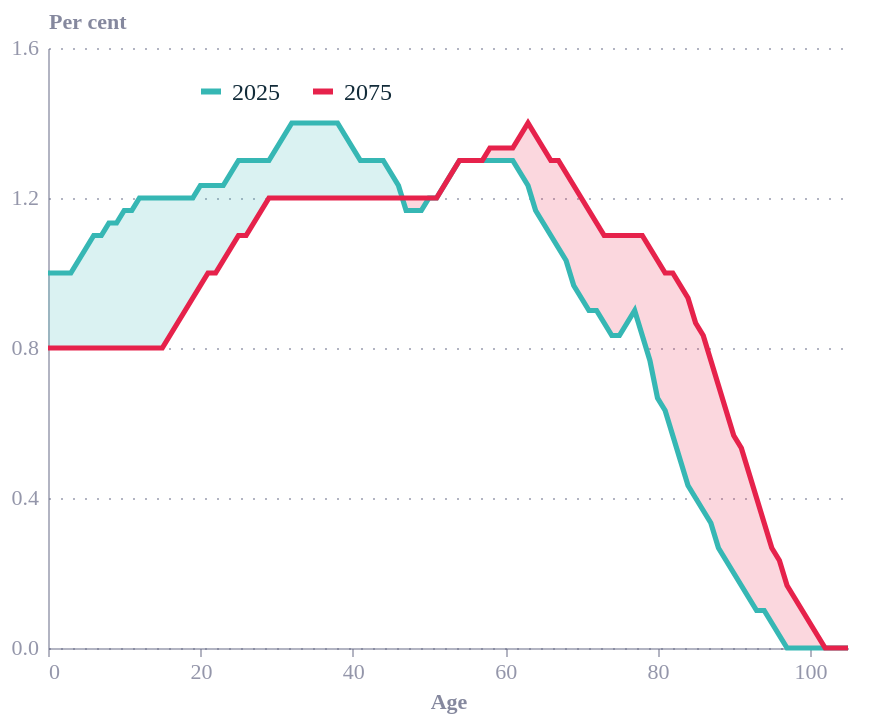

Notebook code cell kept with this figure:
### Code cell
import pandas as pd
import numpy as np
import altair as alt
from ecostyles import EcoStyles

styles = EcoStyles(); styles.register_and_enable_theme()

C_2025, C_2075 = "#36B7B4", "#E6224B"

s2025 = [1.0,1.0,1.0,1.0,1.0,1.1,1.1,1.1,1.1,1.2, 1.1,1.2,1.2,1.2,1.2,1.2,1.2,1.2,1.2,1.2,
         1.2,1.3,1.2,1.2,1.3,1.3,1.3,1.3,1.3,1.3, 1.3,1.4,1.4,1.4,1.4,1.4,1.4,1.4,1.4,1.4,
         1.3,1.3,1.3,1.3,1.3,1.3,1.2,1.2,1.1,1.2, 1.2,1.2,1.2,1.3,1.3,1.3,1.3,1.3,1.3,1.3,
         1.3,1.3,1.3,1.2,1.2,1.1,1.1,1.1,1.0,1.0, 0.9,0.9,0.9,0.9,0.8,0.8,0.9,0.9,0.9,0.7,
         0.7,0.6,0.6,0.5,0.4,0.4,0.4,0.3,0.3,0.2, 0.2,0.2,0.1,0.1,0.1,0.1,0.0,0.0,0.0,0.0,
         0.0,0.0,0.0,0.0,0.0,0.0]
s2075 = [0.8,0.8,0.8,0.8,0.8,0.8,0.8,0.8,0.8,0.8, 0.8,0.8,0.8,0.8,0.8,0.8,0.8,0.9,0.9,0.9,
         1.0,1.0,1.0,1.0,1.1,1.1,1.1,1.1,1.2,1.2, 1.2,1.2,1.2,1.2,1.2,1.2,1.2,1.2,1.2,1.2,
         1.2,1.2,1.2,1.2,1.2,1.2,1.2,1.2,1.2,1.2, 1.2,1.2,1.2,1.3,1.3,1.3,1.3,1.3,1.3,1.4,
         1.3,1.3,1.4,1.4,1.4,1.3,1.3,1.3,1.3,1.2, 1.2,1.2,1.1,1.1,1.1,1.1,1.1,1.1,1.1,1.1,
         1.0,1.0,1.0,1.0,0.9,0.9,0.8,0.8,0.7,0.6, 0.6,0.5,0.5,0.4,0.3,0.3,0.2,0.2,0.1,0.1,
         0.1,0.0,0.0,0.0,0.0,0.0]

df = pd.DataFrame({"age": range(len(s2025)), "y2025": s2025, "y2075": s2075})
df["y2025"] = pd.Series(s2025).rolling(3, center=True, min_periods=1).mean()
df["y2075"] = pd.Series(s2075).rolling(3, center=True, min_periods=1).mean()
df["lo"] = np.minimum(df["y2025"], df["y2075"])
df["hi"] = np.maximum(df["y2025"], df["y2075"])
df["state"] = np.where(df["y2075"] >= df["y2025"], "More by 2075", "Fewer by 2075")

long = df.melt(id_vars="age", value_vars=["y2025", "y2075"],
               var_name="year", value_name="share")
long["year"] = long["year"].str.replace("y", "")

band = alt.Chart(df).mark_area(opacity=0.18).encode(
    x=alt.X("age:Q", scale=alt.Scale(domain=[0, 105], nice=False)),
    y=alt.Y("lo:Q", scale=alt.Scale(domain=[0, 1.6], nice=False)),
    y2="hi:Q",
    color=alt.Color("state:N",
        scale=alt.Scale(domain=["Fewer by 2075", "More by 2075"], range=[C_2025, C_2075]),
        legend=None))

lines = alt.Chart(long).mark_line(strokeWidth=2.6).encode(
    x=alt.X("age:Q", title="Age", scale=alt.Scale(domain=[0, 105], nice=False),
            axis=alt.Axis(values=list(range(0, 101, 10)), grid=False)),
    y=alt.Y("share:Q", title="Per cent",
            scale=alt.Scale(domain=[0, 1.6], nice=False),
            axis=alt.Axis(values=[x/10 for x in range(0, 17, 2)], format=".1f",
                          titleAngle=0, titleAlign="left", titleX=0, titleY=-8)),
    color=alt.Color("year:N",
        scale=alt.Scale(domain=["2025", "2075"], range=[C_2025, C_2075]),
        legend=alt.Legend(orient="none", legendX=75, legendY=15, direction="horizontal",
                          title=None, labelFontSize=12,
                          symbolType="stroke", symbolStrokeWidth=3)))

caption = alt.Title(
    text="Source: ONS, OBR",
    subtitle=[
        "Population share by single year of age, %. UK, 2025 vs 2075 projection.",
        "Teal = fewer people at that age by 2075 (younger ages); red = more (older ages).",
    ],
    orient="bottom", anchor="start",
    fontSize=11, subtitleFontSize=10,
    color="#676A86", subtitleColor="#676A86", dy=12)

chart = (
    (band + lines)
    .resolve_scale(color="independent")
    .properties(width=400, height=300)
    .configure(background="white", font="Circular Std")
    .configure_view(fill="transparent", stroke="transparent"))

styles.save(chart, path=".", name="2075_population", svg=True)
chart.save("2075_population.png", scale_factor=2.0)
chart

### Figure 1 — Vega-Lite specification as saved in the notebook (floating-point values rounded to 4 significant figures; data arrays with more than 128 entries replaced by an {"elided": "..."} marker saying what was removed)
{"config": {"font": "Circular Std", "text": {"color": "#676A86", "align": "left", "baseline": "middle", "dx": 7, "dy": 0, "fontSize": 11}, "view": {"stroke": "transparent", "continuousWidth": 400, "continuousHeight": 300, "discreteWidth": 400, "discreteHeight": 300, "fill": "transparent"}, "range": {"category": ["#36B7B4", "#E6224B", "#F4C245", "#0063AF", "#00A767", "#179FDB", "#EB5C2E"], "diverging": ["#E6224B", "#E54753", "#C9C9C9", "#179FDB", "#122B39"], "heatmap": ["#C9C9C9", "#179FDB", "#0063AF", "#122B39"], "ordinal": ["#00A767", "#36B7B4", "#179FDB", "#0063AF", "#243B5A"]}, "bar": {"color": "#179fdb"}, "line": {"color": "#e6224b"}, "rule": {"color": "#676A86"}, "area": {"opacity": 0.3}, "point": {"filled": true, "size": 80, "color": "#e6224b", "opacity": 0.95}, "geoshape": {"stroke": "white", "strokeWidth": 0.3}, "rect": {"fill": "#d6d4d4", "opacity": 0.3}, "axis": {"labelColor": "#676A86", "labelFontSize": 11, "labelFont": "Circular Std", "labelOpacity": 0.7, "tickColor": "#676A86", "tickOpacity": 0.5, "domainColor": "#676A86", "domainOpacity": 0.5, "gridColor": "#676A86", "gridDash": [2, 2], "gridOpacity": 0.5, "title": null, "titleColor": "#676A86", "titleOpacity": 0.8, "tickSize": 4}, "axisXDiscrete": {"grid": false, "labelAngle": 0, "tickCount": 10, "tickOpacity": 0.5, "title": null}, "axisYDiscrete": {"ticks": false, "labelPadding": 5}, "axisXTemporal": {"grid": false, "ticks": true}, "axisXQuantitative": {"grid": true}, "axisYQuantitative": {"gridColor": "#676A86", "gridDash": [1, 5], "gridOpacity": 0.5, "ticks": false, "labelPadding": 5, "tickCount": 8, "titleAngle": 0, "titleAlign": "left", "titleBaseline": "bottom", "titleX": 0, "titleY": -5}, "title": {"color": "#676A86E6", "subtitleColor": "#676A86", "font": "Circular Std", "subtitleFont": "Circular Std", "anchor": "start", "fontSize": 14, "subtitleFontSize": 12, "subtitlePadding": 4, "offset": 0, "frame": "group"}, "legend": {"titleColor": "#122b39", "title": null, "labelColor": "#122b39", "labelFontSize": 11}, "background": "white"}, "layer": [{"data": {"name": "data-826e5e142a88b86ac76f11edf99aa8e3"}, "mark": {"type": "area", "opacity": 0.18}, "encoding": {"color": {"field": "state", "legend": null, "scale": {"domain": ["Fewer by 2075", "More by 2075"], "range": ["#36B7B4", "#E6224B"]}, "type": "nominal"}, "x": {"field": "age", "scale": {"domain": [0, 105], "nice": false}, "type": "quantitative"}, "y": {"field": "lo", "scale": {"domain": [0, 1.6], "nice": false}, "type": "quantitative"}, "y2": {"field": "hi"}}}, {"data": {"name": "data-f1309a726cb00806025843324fefdb64"}, "mark": {"type": "line", "strokeWidth": 2.6}, "encoding": {"color": {"field": "year", "legend": {"direction": "horizontal", "labelFontSize": 12, "legendX": 75, "legendY": 15, "orient": "none", "symbolStrokeWidth": 3, "symbolType": "stroke", "title": null}, "scale": {"domain": ["2025", "2075"], "range": ["#36B7B4", "#E6224B"]}, "type": "nominal"}, "x": {"axis": {"grid": false, "values": [0, 10, 20, 30, 40, 50, 60, 70, 80, 90, 100]}, "field": "age", "scale": {"domain": [0, 105], "nice": false}, "title": "Age", "type": "quantitative"}, "y": {"axis": {"format": ".1f", "titleAlign": "left", "titleAngle": 0, "titleX": 0, "titleY": -8, "values": [0.0, 0.2, 0.4, 0.6, 0.8, 1.0, 1.2, 1.4, 1.6]}, "field": "share", "scale": {"domain": [0, 1.6], "nice": false}, "title": "Per cent", "type": "quantitative"}}}], "height": 300, "resolve": {"scale": {"color": "independent"}}, "width": 400, "$schema": "https://vega.github.io/schema/vega-lite/v6.4.1.json", "datasets": {"data-826e5e142a88b86ac76f11edf99aa8e3": [{"age": 0, "y2025": 1.0, "y2075": 0.8, "lo": 0.8, "hi": 1.0, "state": "Fewer by 2075"}, {"age": 1, "y2025": 1.0, "y2075": 0.8, "lo": 0.8, "hi": 1.0, "state": "Fewer by 2075"}, {"age": 2, "y2025": 1.0, "y2075": 0.8, "lo": 0.8, "hi": 1.0, "state": "Fewer by 2075"}, {"age": 3, "y2025": 1.0, "y2075": 0.8, "lo": 0.8, "hi": 1.0, "state": "Fewer by 2075"}, {"age": 4, "y2025": 1.033, "y2075": 0.8, "lo": 0.8, "hi": 1.033, "state": "Fewer by 2075"}, {"age": 5, "y2025": 1.067, "y2075": 0.8, "lo": 0.8, "hi": 1.067, "state": "Fewer by 2075"}, {"age": 6, "y2025": 1.1, "y2075": 0.8, "lo": 0.8, "hi": 1.1, "state": "Fewer by 2075"}, {"age": 7, "y2025": 1.1, "y2075": 0.8, "lo": 0.8, "hi": 1.1, "state": "Fewer by 2075"}, {"age": 8, "y2025": 1.133, "y2075": 0.8, "lo": 0.8, "hi": 1.133, "state": "Fewer by 2075"}, {"age": 9, "y2025": 1.133, "y2075": 0.8, "lo": 0.8, "hi": 1.133, "state": "Fewer by 2075"}, {"age": 10, "y2025": 1.167, "y2075": 0.8, "lo": 0.8, "hi": 1.167, "state": "Fewer by 2075"}, {"age": 11, "y2025": 1.167, "y2075": 0.8, "lo": 0.8, "hi": 1.167, "state": "Fewer by 2075"}, {"age": 12, "y2025": 1.2, "y2075": 0.8, "lo": 0.8, "hi": 1.2, "state": "Fewer by 2075"}, {"age": 13, "y2025": 1.2, "y2075": 0.8, "lo": 0.8, "hi": 1.2, "state": "Fewer by 2075"}, {"age": 14, "y2025": 1.2, "y2075": 0.8, "lo": 0.8, "hi": 1.2, "state": "Fewer by 2075"}, {"age": 15, "y2025": 1.2, "y2075": 0.8, "lo": 0.8, "hi": 1.2, "state": "Fewer by 2075"}, {"age": 16, "y2025": 1.2, "y2075": 0.8333, "lo": 0.8333, "hi": 1.2, "state": "Fewer by 2075"}, {"age": 17, "y2025": 1.2, "y2075": 0.8667, "lo": 0.8667, "hi": 1.2, "state": "Fewer by 2075"}, {"age": 18, "y2025": 1.2, "y2075": 0.9, "lo": 0.9, "hi": 1.2, "state": "Fewer by 2075"}, {"age": 19, "y2025": 1.2, "y2075": 0.9333, "lo": 0.9333, "hi": 1.2, "state": "Fewer by 2075"}, {"age": 20, "y2025": 1.233, "y2075": 0.9667, "lo": 0.9667, "hi": 1.233, "state": "Fewer by 2075"}, {"age": 21, "y2025": 1.233, "y2075": 1.0, "lo": 1.0, "hi": 1.233, "state": "Fewer by 2075"}, {"age": 22, "y2025": 1.233, "y2075": 1.0, "lo": 1.0, "hi": 1.233, "state": "Fewer by 2075"}, {"age": 23, "y2025": 1.233, "y2075": 1.033, "lo": 1.033, "hi": 1.233, "state": "Fewer by 2075"}, {"age": 24, "y2025": 1.267, "y2075": 1.067, "lo": 1.067, "hi": 1.267, "state": "Fewer by 2075"}, {"age": 25, "y2025": 1.3, "y2075": 1.1, "lo": 1.1, "hi": 1.3, "state": "Fewer by 2075"}, {"age": 26, "y2025": 1.3, "y2075": 1.1, "lo": 1.1, "hi": 1.3, "state": "Fewer by 2075"}, {"age": 27, "y2025": 1.3, "y2075": 1.133, "lo": 1.133, "hi": 1.3, "state": "Fewer by 2075"}, {"age": 28, "y2025": 1.3, "y2075": 1.167, "lo": 1.167, "hi": 1.3, "state": "Fewer by 2075"}, {"age": 29, "y2025": 1.3, "y2075": 1.2, "lo": 1.2, "hi": 1.3, "state": "Fewer by 2075"}, {"age": 30, "y2025": 1.333, "y2075": 1.2, "lo": 1.2, "hi": 1.333, "state": "Fewer by 2075"}, {"age": 31, "y2025": 1.367, "y2075": 1.2, "lo": 1.2, "hi": 1.367, "state": "Fewer by 2075"}, {"age": 32, "y2025": 1.4, "y2075": 1.2, "lo": 1.2, "hi": 1.4, "state": "Fewer by 2075"}, {"age": 33, "y2025": 1.4, "y2075": 1.2, "lo": 1.2, "hi": 1.4, "state": "Fewer by 2075"}, {"age": 34, "y2025": 1.4, "y2075": 1.2, "lo": 1.2, "hi": 1.4, "state": "Fewer by 2075"}, {"age": 35, "y2025": 1.4, "y2075": 1.2, "lo": 1.2, "hi": 1.4, "state": "Fewer by 2075"}, {"age": 36, "y2025": 1.4, "y2075": 1.2, "lo": 1.2, "hi": 1.4, "state": "Fewer by 2075"}, {"age": 37, "y2025": 1.4, "y2075": 1.2, "lo": 1.2, "hi": 1.4, "state": "Fewer by 2075"}, {"age": 38, "y2025": 1.4, "y2075": 1.2, "lo": 1.2, "hi": 1.4, "state": "Fewer by 2075"}, {"age": 39, "y2025": 1.367, "y2075": 1.2, "lo": 1.2, "hi": 1.367, "state": "Fewer by 2075"}, {"age": 40, "y2025": 1.333, "y2075": 1.2, "lo": 1.2, "hi": 1.333, "state": "Fewer by 2075"}, {"age": 41, "y2025": 1.3, "y2075": 1.2, "lo": 1.2, "hi": 1.3, "state": "Fewer by 2075"}, {"age": 42, "y2025": 1.3, "y2075": 1.2, "lo": 1.2, "hi": 1.3, "state": "Fewer by 2075"}, {"age": 43, "y2025": 1.3, "y2075": 1.2, "lo": 1.2, "hi": 1.3, "state": "Fewer by 2075"}, {"age": 44, "y2025": 1.3, "y2075": 1.2, "lo": 1.2, "hi": 1.3, "state": "Fewer by 2075"}, {"age": 45, "y2025": 1.267, "y2075": 1.2, "lo": 1.2, "hi": 1.267, "state": "Fewer by 2075"}, {"age": 46, "y2025": 1.233, "y2075": 1.2, "lo": 1.2, "hi": 1.233, "state": "Fewer by 2075"}, {"age": 47, "y2025": 1.167, "y2075": 1.2, "lo": 1.167, "hi": 1.2, "state": "More by 2075"}, {"age": 48, "y2025": 1.167, "y2075": 1.2, "lo": 1.167, "hi": 1.2, "state": "More by 2075"}, {"age": 49, "y2025": 1.167, "y2075": 1.2, "lo": 1.167, "hi": 1.2, "state": "More by 2075"}, {"age": 50, "y2025": 1.2, "y2075": 1.2, "lo": 1.2, "hi": 1.2, "state": "More by 2075"}, {"age": 51, "y2025": 1.2, "y2075": 1.2, "lo": 1.2, "hi": 1.2, "state": "More by 2075"}, {"age": 52, "y2025": 1.233, "y2075": 1.233, "lo": 1.233, "hi": 1.233, "state": "More by 2075"}, {"age": 53, "y2025": 1.267, "y2075": 1.267, "lo": 1.267, "hi": 1.267, "state": "More by 2075"}, {"age": 54, "y2025": 1.3, "y2075": 1.3, "lo": 1.3, "hi": 1.3, "state": "More by 2075"}, {"age": 55, "y2025": 1.3, "y2075": 1.3, "lo": 1.3, "hi": 1.3, "state": "More by 2075"}, {"age": 56, "y2025": 1.3, "y2075": 1.3, "lo": 1.3, "hi": 1.3, "state": "More by 2075"}, {"age": 57, "y2025": 1.3, "y2075": 1.3, "lo": 1.3, "hi": 1.3, "state": "More by 2075"}, {"age": 58, "y2025": 1.3, "y2075": 1.333, "lo": 1.3, "hi": 1.333, "state": "More by 2075"}, {"age": 59, "y2025": 1.3, "y2075": 1.333, "lo": 1.3, "hi": 1.333, "state": "More by 2075"}, {"age": 60, "y2025": 1.3, "y2075": 1.333, "lo": 1.3, "hi": 1.333, "state": "More by 2075"}, {"age": 61, "y2025": 1.3, "y2075": 1.333, "lo": 1.3, "hi": 1.333, "state": "More by 2075"}, {"age": 62, "y2025": 1.267, "y2075": 1.367, "lo": 1.267, "hi": 1.367, "state": "More by 2075"}, {"age": 63, "y2025": 1.233, "y2075": 1.4, "lo": 1.233, "hi": 1.4, "state": "More by 2075"}, {"age": 64, "y2025": 1.167, "y2075": 1.367, "lo": 1.167, "hi": 1.367, "state": "More by 2075"}, {"age": 65, "y2025": 1.133, "y2075": 1.333, "lo": 1.133, "hi": 1.333, "state": "More by 2075"}, {"age": 66, "y2025": 1.1, "y2075": 1.3, "lo": 1.1, "hi": 1.3, "state": "More by 2075"}, {"age": 67, "y2025": 1.067, "y2075": 1.3, "lo": 1.067, "hi": 1.3, "state": "More by 2075"}, {"age": 68, "y2025": 1.033, "y2075": 1.267, "lo": 1.033, "hi": 1.267, "state": "More by 2075"}, {"age": 69, "y2025": 0.9667, "y2075": 1.233, "lo": 0.9667, "hi": 1.233, "state": "More by 2075"}, {"age": 70, "y2025": 0.9333, "y2075": 1.2, "lo": 0.9333, "hi": 1.2, "state": "More by 2075"}, {"age": 71, "y2025": 0.9, "y2075": 1.167, "lo": 0.9, "hi": 1.167, "state": "More by 2075"}, {"age": 72, "y2025": 0.9, "y2075": 1.133, "lo": 0.9, "hi": 1.133, "state": "More by 2075"}, {"age": 73, "y2025": 0.8667, "y2075": 1.1, "lo": 0.8667, "hi": 1.1, "state": "More by 2075"}, {"age": 74, "y2025": 0.8333, "y2075": 1.1, "lo": 0.8333, "hi": 1.1, "state": "More by 2075"}, {"age": 75, "y2025": 0.8333, "y2075": 1.1, "lo": 0.8333, "hi": 1.1, "state": "More by 2075"}, {"age": 76, "y2025": 0.8667, "y2075": 1.1, "lo": 0.8667, "hi": 1.1, "state": "More by 2075"}, {"age": 77, "y2025": 0.9, "y2075": 1.1, "lo": 0.9, "hi": 1.1, "state": "More by 2075"}, {"age": 78, "y2025": 0.8333, "y2075": 1.1, "lo": 0.8333, "hi": 1.1, "state": "More by 2075"}, {"age": 79, "y2025": 0.7667, "y2075": 1.067, "lo": 0.7667, "hi": 1.067, "state": "More by 2075"}, {"age": 80, "y2025": 0.6667, "y2075": 1.033, "lo": 0.6667, "hi": 1.033, "state": "More by 2075"}, {"age": 81, "y2025": 0.6333, "y2075": 1.0, "lo": 0.6333, "hi": 1.0, "state": "More by 2075"}, {"age": 82, "y2025": 0.5667, "y2075": 1.0, "lo": 0.5667, "hi": 1.0, "state": "More by 2075"}, {"age": 83, "y2025": 0.5, "y2075": 0.9667, "lo": 0.5, "hi": 0.9667, "state": "More by 2075"}, {"age": 84, "y2025": 0.4333, "y2075": 0.9333, "lo": 0.4333, "hi": 0.9333, "state": "More by 2075"}, {"age": 85, "y2025": 0.4, "y2075": 0.8667, "lo": 0.4, "hi": 0.8667, "state": "More by 2075"}, {"age": 86, "y2025": 0.3667, "y2075": 0.8333, "lo": 0.3667, "hi": 0.8333, "state": "More by 2075"}, {"age": 87, "y2025": 0.3333, "y2075": 0.7667, "lo": 0.3333, "hi": 0.7667, "state": "More by 2075"}, {"age": 88, "y2025": 0.2667, "y2075": 0.7, "lo": 0.2667, "hi": 0.7, "state": "More by 2075"}, {"age": 89, "y2025": 0.2333, "y2075": 0.6333, "lo": 0.2333, "hi": 0.6333, "state": "More by 2075"}, {"age": 90, "y2025": 0.2, "y2075": 0.5667, "lo": 0.2, "hi": 0.5667, "state": "More by 2075"}, {"age": 91, "y2025": 0.1667, "y2075": 0.5333, "lo": 0.1667, "hi": 0.5333, "state": "More by 2075"}, {"age": 92, "y2025": 0.1333, "y2075": 0.4667, "lo": 0.1333, "hi": 0.4667, "state": "More by 2075"}, {"age": 93, "y2025": 0.1, "y2075": 0.4, "lo": 0.1, "hi": 0.4, "state": "More by 2075"}, {"age": 94, "y2025": 0.1, "y2075": 0.3333, "lo": 0.1, "hi": 0.3333, "state": "More by 2075"}, {"age": 95, "y2025": 0.06667, "y2075": 0.2667, "lo": 0.06667, "hi": 0.2667, "state": "More by 2075"}, {"age": 96, "y2025": 0.03333, "y2075": 0.2333, "lo": 0.03333, "hi": 0.2333, "state": "More by 2075"}, {"age": 97, "y2025": 0.0, "y2075": 0.1667, "lo": 0.0, "hi": 0.1667, "state": "More by 2075"}, {"age": 98, "y2025": 0.0, "y2075": 0.1333, "lo": 0.0, "hi": 0.1333, "state": "More by 2075"}, {"age": 99, "y2025": 0.0, "y2075": 0.1, "lo": 0.0, "hi": 0.1, "state": "More by 2075"}, {"age": 100, "y2025": 0.0, "y2075": 0.06667, "lo": 0.0, "hi": 0.06667, "state": "More by 2075"}, {"age": 101, "y2025": 0.0, "y2075": 0.03333, "lo": 0.0, "hi": 0.03333, "state": "More by 2075"}, {"age": 102, "y2025": 0.0, "y2075": 0.0, "lo": 0.0, "hi": 0.0, "state": "More by 2075"}, {"age": 103, "y2025": 0.0, "y2075": 0.0, "lo": 0.0, "hi": 0.0, "state": "More by 2075"}, {"age": 104, "y2025": 0.0, "y2075": 0.0, "lo": 0.0, "hi": 0.0, "state": "More by 2075"}, {"age": 105, "y2025": 0.0, "y2075": 0.0, "lo": 0.0, "hi": 0.0, "state": "More by 2075"}], "data-f1309a726cb00806025843324fefdb64": {"elided": "212 records"}}}
